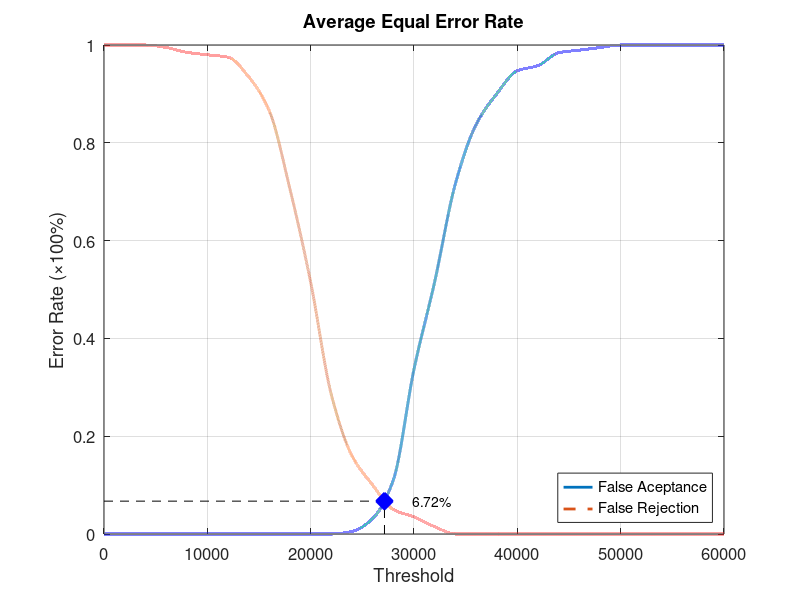
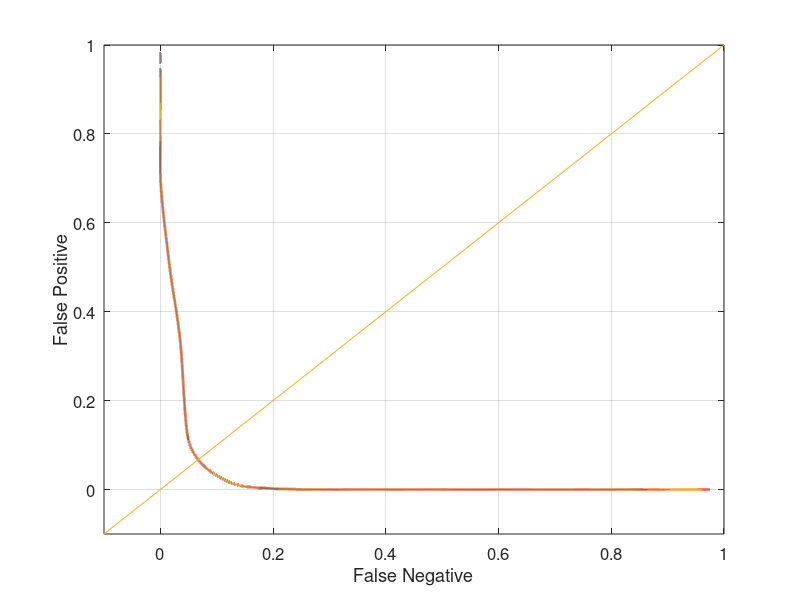

MATLAB code for these plots, in order:
function yEER = Database3_1
close all;
clear;
clc;
x = 0:2000:60000;
xq = 0:0.5:60000;

y0 = [0 0 0 0 0 0 0 0 0 0 0 0 0.00526316 0.0315789 0.110526 0.336842 0.515789 0.715789 0.836842 0.9 0.947368 0.957895 0.984211 0.989474 0.994737 1 1 1 1 1 1];
yy0 = interp1(x, y0, xq, 'pchip');
y1 = [1 1 1 0.995 0.985 0.98 0.975 0.935 0.865 0.705 0.515 0.285 0.16 0.1 0.05 0.035 0.015 0 0 0 0 0 0 0 0 0 0 0 0 0 0];
yy1 = interp1(x, y1, xq, 'pchip');

% Calculating EER: 
y2 = abs(y0 - y1);
find(y2 == min(y2))
yy2 = abs(yy0 - yy1);
xEER = find(yy2 == min(yy2));
xEERIndex = xq(xEER) % X-axis EER
yEER = yy0(xEER) % Y-axis EER

main = figure
plot(xq, yy0,'-','LineWidth', 2);	hold on
plot(xq, yy1,'--','LineWidth', 2);	hold on
plot([xEERIndex xEERIndex], [0 yEER], 'k--');	hold on
plot([0 xEERIndex], [yEER yEER], 'k--');	hold on
plot(xEERIndex, yEER, 'bx', 'LineWidth', 10);	hold on
text(xEERIndex + 10 * xEERIndex / 100, yEER, [num2str(round((10000 * yEER)) / 100) '%'])
legend('False Aceptance', 'False Rejection', 'Location', 'SouthEast')
xlabel('Threshold')
ylabel('Error Rate (\times100%)')
title('Average Equal Error Rate')
set(gca, 'FontSize', 12)
axis([0 60000 0 1])
grid on

print(main, 'Database3_1Main', '-dpng');
FNRxFPR = figure('Color', [1 1 1]);
plot(yy1, yy0, '-', yy1, yy0, 'LineWidth', 2);
hold on
y = -0.1:0.1:1
plot(y, y); 
set(gca, 'FontSize', 12)
xlabel('False Negative')
ylabel('False Positive')
axis([-0.1 1 -0.1 1])
set(gca, 'FontSize', 12)
grid on

print(FNRxFPR, 'Database3_1FNRxFPR','-dpng');
end
